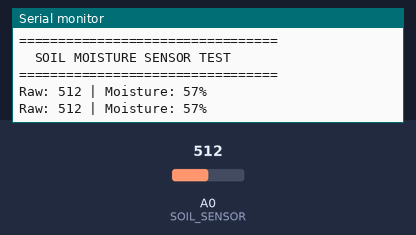
Recording of a sketch running on a simulated Arduino Uno, built with avr-gcc and run on an emulated ATmega328P. Shown: the last lines printed to the serial monitor. The inputs (shaded band) are chosen by the test bench; at power-on: A0 (SOIL_SENSOR) = 512.

Above: at 1.8 s.
1.9 s: A0 (SOIL_SENSOR) set to 716
At 2.9 s:
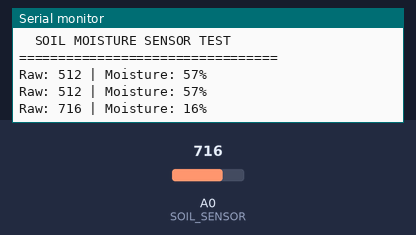
3.4 s: A0 (SOIL_SENSOR) set to 900
At 4.6 s:
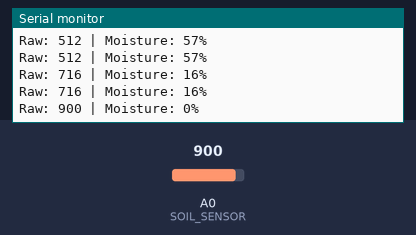
Timing chart, 0 to 6.4 s (numbered marks = the images above; inputs shaded):
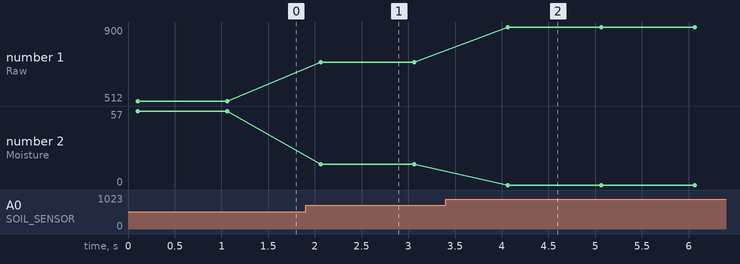

Measured:
- after the input at 1.9 s, the serial monitor: prints a new line after 0.16 s (image 1)
- after the input at 3.4 s, the serial monitor: prints a new line after 0.66 s (image 2)
- plotted number 1: 512 → 716 after the input at 1.9 s, 716 → 900 after the input at 3.4 s
- plotted number 2: 57 → 16 after the input at 1.9 s, 16 → 0 after the input at 3.4 s

The sketch:

soil-moisture.ino
```cpp
/*
  🌱 Capacitive Soil Moisture Sensor – Smart Test Module

  Features:
  - Clean sensor reading
  - Moisture percentage estimation
  - Serial monitor visualization
  - Calibration-ready design

  Author: Venkateswarlu Reddy
*/

#define SOIL_SENSOR A0

// Calibration values (adjust based on your sensor)
#define DRY_VALUE 800
#define WET_VALUE 300

void setup() {
  Serial.begin(9600);
  pinMode(SOIL_SENSOR, INPUT);

  Serial.println("=================================");
  Serial.println("  SOIL MOISTURE SENSOR TEST");
  Serial.println("=================================");
}

void loop() {

  int rawValue = analogRead(SOIL_SENSOR);

  // Convert to percentage
  int moisturePercent = map(rawValue, DRY_VALUE, WET_VALUE, 0, 100);
  moisturePercent = constrain(moisturePercent, 0, 100);

  // Display clean output
  Serial.print("Raw: ");
  Serial.print(rawValue);

  Serial.print(" | Moisture: ");
  Serial.print(moisturePercent);
  Serial.println("%");

  delay(1000);
}
```
